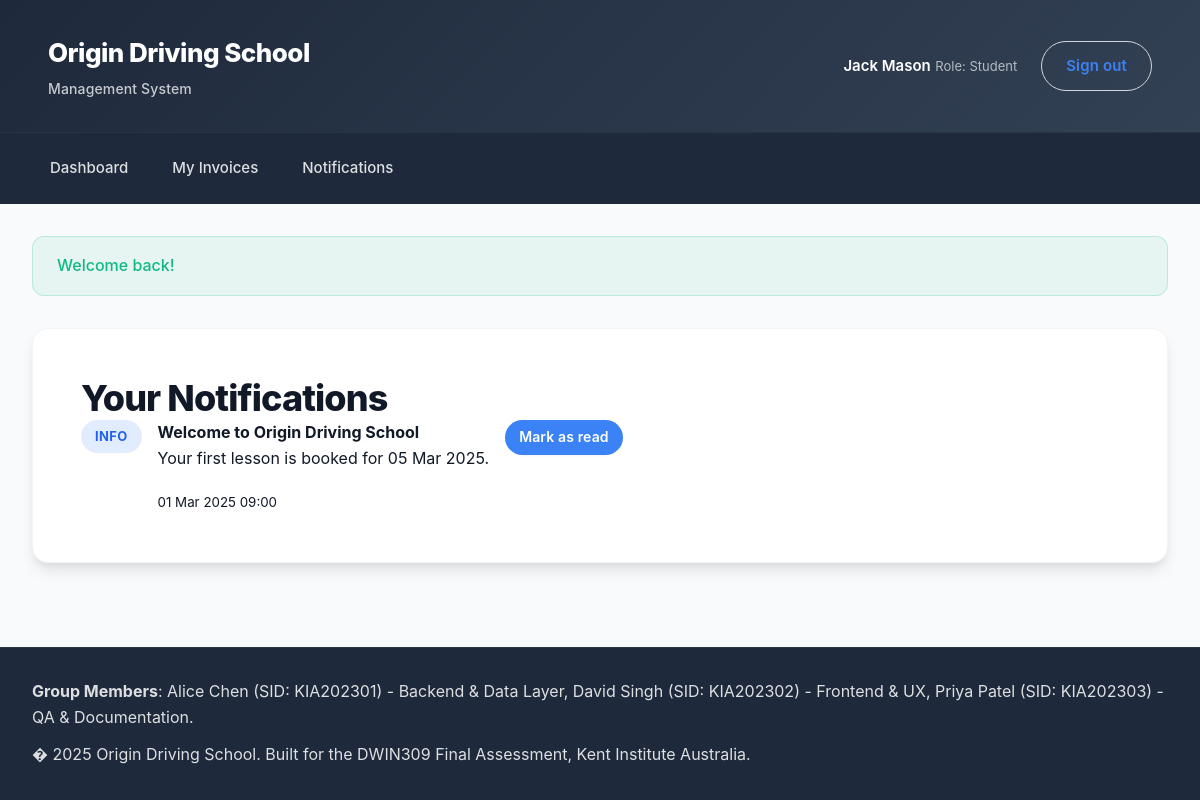
/index.php?page=notifications&action=index (signed in), run on the app's committed database.
### tables this page shows
CREATE TABLE notifications (
    id INT UNSIGNED AUTO_INCREMENT PRIMARY KEY,
    user_id INT UNSIGNED NOT NULL,
    title VARCHAR(160) NOT NULL,
    message TEXT NOT NULL,
    level ENUM('info','success','warning','danger') DEFAULT 'info',
    is_read TINYINT(1) DEFAULT 0,
    created_at DATETIME DEFAULT CURRENT_TIMESTAMP,
    CONSTRAINT fk_notification_user FOREIGN KEY (user_id) REFERENCES users(id) ON DELETE CASCADE
);

### app/Core/View.php (called while the page is built, shortened)
<?php
class View
{
    public function render(string $template, array $data = [], string $layout = 'main'): void
    {
        $viewFile = __DIR__ . '/../Views/' . $template . '.php';
        extract($data);
        include $viewFile;
    }
}

### app/Core/Controller.php (called while the page is built, shortened)
<?php
abstract class Controller
{
    protected View $view;
    public function __construct()
    {
        $this->view = new View();
    }
    protected function render(string $template, array $data = [], string $layout = 'main'): void
    {
        $this->view->render($template, $data, $layout);
    }
}

### app/Controllers/NotificationsController.php (called while the page is built, shortened)
<?php
class NotificationsController extends Controller
{
    private NotificationModel $notifications;
    public function __construct()
    {
        $this->notifications = new NotificationModel();
    }
    public function indexAction(): void
    {
        $user = $this->auth->user();
        $this->render('notifications/index', [
            'pageTitle' => 'Notifications',
            'notifications' => $this->notifications->forUser((int) $user['id']),
        ]);
    }
}

### app/Core/Router.php (called while the page is built, shortened)
<?php
class Router
{
    public function dispatch(): void
    {
        $action = $_GET['action'] ?? 'index';
        $method = $action . 'Action';
        $controller = new $controllerClass();
        $controller->$method();
    }
}

### index.php (called while the page is built, shortened)
<?php
$router = new App\Core\Router();
$router->dispatch();

### app/Core/Model.php (called while the page is built, shortened)
<?php
abstract class Model
{
    public function __construct()
    {
        $this->db = Database::connection();
    }
}

### app/Core/Database.php (called while the page is built, shortened)
<?php
class Database
{
    private static ?PDO $connection = null;
    public static function init(array $config): void
    {
        $dsn = sprintf(
            'mysql:host=%s;port=%d;dbname=%s;charset=%s',
            $config['host'],
            $config['port'],
            $config['database'],
            $config['charset'] ?? 'utf8mb4'
        );
        $options = [
            PDO::ATTR_ERRMODE => PDO::ERRMODE_EXCEPTION,
            PDO::ATTR_DEFAULT_FETCH_MODE => PDO::FETCH_ASSOC,
            PDO::ATTR_EMULATE_PREPARES => false,
        ];
        try {
            self::$connection = new PDO($dsn, $config['username'], $config['password'], $options);
        } catch (PDOException $exception) {
            error_log('Database connection failed: ' . $exception->getMessage());
            throw $exception;
        }
    }
    public static function connection(): PDO
    {
        return self::$connection;
    }
}

### app/Models/NotificationModel.php (called while the page is built, shortened)
<?php
class NotificationModel extends Model
{
    public function forUser(int $userId): array
    {
        $stmt = $this->db->prepare('SELECT * FROM notifications WHERE user_id = :user_id ORDER BY created_at DESC');
        $stmt->execute(['user_id' => $userId]);
        return $stmt->fetchAll();
    }
}

### app/Helpers/helpers.php (called while the page is built, shortened)
<?php
if (!function_exists('e')) {
    function e(string $value): string
    {
        return htmlspecialchars($value, ENT_QUOTES, 'UTF-8');
    }
}
if (!function_exists('route')) {
    function route(string $page, string $action = 'index', array $params = []): string
    {
        $query = array_merge(['page' => $page, 'action' => $action], $params);
        return 'index.php?' . http_build_query($query);
    }
}

### app/Views/notifications/index.php (the view)
<section class="card">
    <h1>Your Notifications</h1>
    <ul class="notification-list">
        <?php if (empty($notifications)): ?>
            <li>No notifications yet.</li>
        <?php else: ?>
            <?php foreach ($notifications as $notification): ?>
                <?php
                    $level = $notification['level'] ?? 'info';
                    $created = !empty($notification['created_at']) ? date('d M Y H:i', strtotime($notification['created_at'])) : '';
                    $isRead = !empty($notification['is_read']);
                ?>
                <li class="notification-item">
                    <span class="badge badge-<?= e($level); ?>"><?= e(strtoupper($level)); ?></span>
                    <div>
                        <strong><?= e($notification['title'] ?? ''); ?></strong>
                        <p><?= e($notification['message'] ?? ''); ?></p>
                        <?php if ($created !== ''): ?>
                            <small><?= e($created); ?></small>
                        <?php endif; ?>
                    </div>
                    <?php if (!$isRead && !empty($notification['id'])): ?>
                        <a class="button button-small" href="<?= route('notifications', 'read', ['id' => (int) $notification['id']]); ?>">Mark as read</a>
                    <?php endif; ?>
                </li>
            <?php endforeach; ?>
        <?php endif; ?>
    </ul>
</section>

### assets/css/style.css (style rules this page uses)
:root { --primary: #3b82f6; --primary-dark: #2563eb; --primary-light: #60a5fa; --accent: #f59e0b; --accent-dark: #d97706; --surface: #ffffff; --surface-elevated: #ffffff; --background: #f9fafb; --background-subtle: #f3f4f6; --border: #e5e7eb; --border-light: #f3f4f6; --border-medium: #d1d5db; --text: #111827; --text-medium: #374151; --text-muted: #6b7280; --text-subtle: #9ca3af; --success: #10b981; --success-light: #34d399; --danger: #ef4444; --danger-light: #f87171; --warning: #f59e0b; --warning-light: #fbbf24; --info: #3b82f6; --info-light: #60a5fa; --radius-sm: 8px; --radius-md: 12px; --radius-lg: 16px; --radius-xl: 20px; --radius-full: 9999px; --shadow-sm: 0 1px 2px 0 rgba(0, 0, 0, 0.05); --shadow: 0 4px 6px -1px rgba(0, 0, 0, 0.1), 0 2px 4px -1px rgba(0, 0, 0, 0.06); --shadow-md: 0 10px 15px -3px rgba(0, 0, 0, 0.1), 0 4px 6px -2px rgba(0, 0, 0, 0.05); --shadow-lg: 0 20px 25px -5px rgba(0, 0, 0, 0.1), 0 10px 10px -5px rgba(0, 0, 0, 0.04); --shadow-xl: 0 25px 50px -12px rgba(0, 0, 0, 0.25); --space-xs: 0.5rem; --space-sm: 0.75rem; --space-md: 1rem; --space-lg: 1.5rem; --space-xl: 2rem; --space-2xl: 3rem; --transition-fast: 150ms cubic-bezier(0.4, 0, 0.2, 1); --transition-base: 200ms cubic-bezier(0.4, 0, 0.2, 1); --transition-slow: 300ms cubic-bezier(0.4, 0, 0.2, 1); font-size: 16px; }
* { box-sizing: border-box; margin: 0; padding: 0; }
body { font-family: -apple-system, BlinkMacSystemFont, "Inter", "Segoe UI", Roboto, "Helvetica Neue", Arial, sans-serif; color: var(--text); background: var(--background); line-height: 1.6; -webkit-font-smoothing: antialiased; -moz-osx-font-smoothing: grayscale; font-weight: 400; }
h1, h2, h3, h4, h5, h6 { line-height: 1.2; font-weight: 700; color: var(--text); }
h1 { font-size: 2.25rem; letter-spacing: -0.025em; font-weight: 800; }
p { margin-bottom: var(--space-md); line-height: 1.7; }
a { color: var(--primary); text-decoration: none; transition: color var(--transition-fast); }
.button { display: inline-flex; align-items: center; justify-content: center; gap: var(--space-xs); padding: 0.75rem 1.5rem; border-radius: var(--radius-full); border: none; background: var(--primary); color: #ffffff; font-weight: 600; font-size: 0.9375rem; cursor: pointer; transition: all var(--transition-base); box-shadow: var(--shadow-sm); white-space: nowrap; letter-spacing: 0.01em; }
.button-small { padding: 0.4rem 0.875rem; font-size: 0.875rem; }
.app-shell { min-height: 100vh; display: grid; grid-template-rows: auto auto 1fr auto; }
.card { background: var(--surface); border-radius: var(--radius-lg); box-shadow: var(--shadow-md); padding: var(--space-2xl); border: 1px solid var(--border-light); transition: all var(--transition-base); }
.badge { display: inline-flex; align-items: center; justify-content: center; border-radius: var(--radius-full); padding: 0.4rem 0.875rem; font-size: 0.8125rem; font-weight: 700; letter-spacing: 0.025em; }
.badge-info { background: rgba(59, 130, 246, 0.15); color: #2563eb; }
.notification-list, .note-list, .report-list { list-style: none; margin: 0; padding: 0; display: grid; gap: var(--space-md); }
.notification-item { display: flex; align-items: flex-start; gap: var(--space-md); }

### data on the page
notifications: level "INFO", title "Welcome to Origin Driving School", message "Your first lesson is booked for 05 Mar 2025.", created_at "01 Mar 2025 09:00"

### other printed values
$user['first_name'] . ' ' . $user['last_name'] "Jack Mason"
$user['role'] "Student"
$item['label'] "Dashboard"
$item['label'] "My Invoices"
$item['label'] "Notifications"
$message "Welcome back!"
